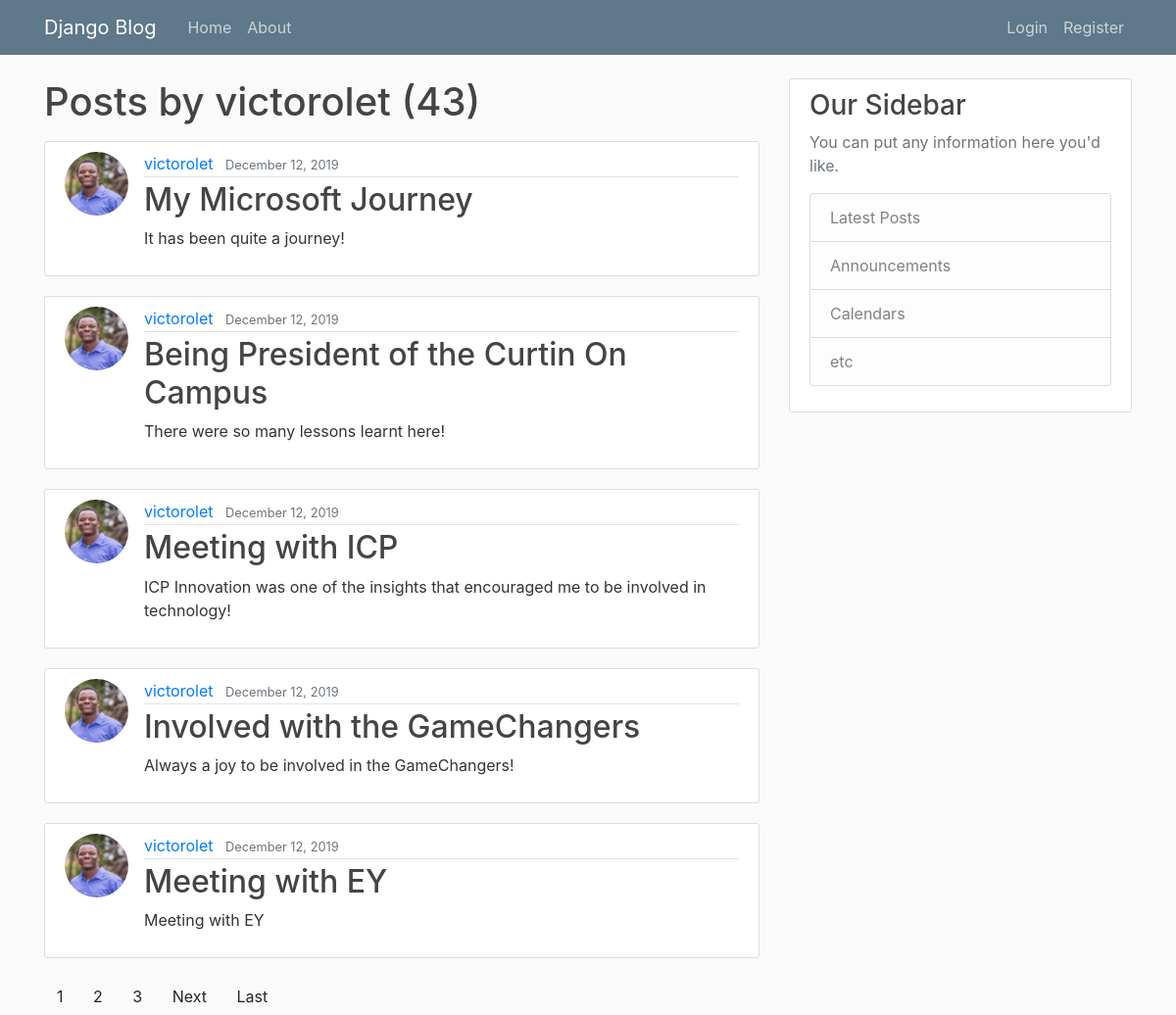
Page /blog/user/victorolet on the committed database.
### blog/models.py (models this page shows, shortened)
class Post(models.Model):
    title = models.CharField(max_length=100)
    content = models.TextField()
    date_posted = models.DateTimeField(default=timezone.now)
    author = models.ForeignKey(User, on_delete=models.CASCADE)
    objects = models.Manager()
    image = models.ImageField(upload_to="post_pics")

### users/models.py (models this page shows, shortened)
class Profile(models.Model):
    user = models.OneToOneField(User, on_delete=models.CASCADE)
    image = models.ImageField(default="default.jpg", upload_to="profile_pics")

### blog/views.py (the view)
# urls.py: path("user/<str:username>", UserPostListView.as_view(),name="user-posts"),
class UserPostListView(ListView):
    model=Post
    template_name ="blog/user_posts.html"  #<app>/<model>_<viewtype>.html
    context_object_name ="posts"
    paginate_by = 5
    def get_queryset(self):
        user=get_object_or_404(User,username=self.kwargs.get("username"))
        return Post.objects.filter(author=user).order_by("-date_posted")

### blog/templates/blog/user_posts.html (shortened to what this page needs)
{% extends "blog/base.html" %}
{% block content %}
<h1 class="mb-3">Posts by {{view.kwargs.username}} ({{ page_obj.paginator.count }})</h1>
{% for post in posts %}
<article class="media content-section">
  <img class="rounded-circle article-img" src="{{post.author.profile.image.url}}" alt="">
  <div class="media-body">
    <div class="article-metadata">
      <a class="mr-2" href="{% url 'user-posts' post.author.username %}">{{ post.author }}</a>
      <small class="text-muted">{{ post.date_posted | date:"F d, Y" }}</small>
    </div>
    <h2><a class="article-title" href="{% url 'post-detail' post.id %}">{{ post.title }}</a></h2>
    <p class="article-content">{{ post.content }}</p>
  </div>
</article>
{% endfor %}
{% if is_paginated %}
{% for num in page_obj.paginator.page_range %}
{% if page_obj.number == num %}
<a class=btn btn-info mb-4 href="?page={{num}}">{{num}}</a>
{% elif num > page_obj.number|add:"-3" and num < page_obj.number|add:"3" %}
<a class=btn btn-outline-info mb-4 href="?page={{num}}">{{num}}</a>
{% endif %}
{% endfor %}
{% if page_obj.has_next %}
<a class=btn btn-outline-info mb-4 href="?page={{page_obj.next_page_number}}">Next</a>
<a class=btn btn-outline-info mb-4 href="?page={{page_obj.paginator.num_pages}}">Last</a>
{% endif %}
{% endif %}
{% endblock content %}

### blog/static/blog/main.css (style rules this page uses)
body { background: #fafafa; color: #333333; margin-top: 5rem; }
h1, h2, h3, h4, h5, h6 { color: #444444; }
.content-section { background: #ffffff; padding: 10px 20px; border: 1px solid #dddddd; border-radius: 3px; margin-bottom: 20px; }
.article-title { color: #444444; }
.article-content { white-space: pre-line; }
.article-img { height: 65px; width: 65px; margin-right: 16px; }
.article-metadata { padding-bottom: 1px; margin-bottom: 4px; border-bottom: 1px solid #e3e3e3 }

### rows in the picture
Post: author.profile.image (picture), author "victorolet", date_posted "December 12, 2019", title "My Microsoft Journey", content "It has been quite a journey!"
Post: author.profile.image (picture), author "victorolet", date_posted "December 12, 2019", title "Being President of the Curtin On Campus", content "There were so many lessons learnt here!"
Post: author.profile.image (picture), author "victorolet", date_posted "December 12, 2019", title "Meeting with ICP", content "ICP Innovation was one of the insights that encouraged me to be involved in technology!"
Post: author.profile.image (picture), author "victorolet", date_posted "December 12, 2019", title "Involved with the GameChangers", content "Always a joy to be involved in the GameChangers!"
Post: author.profile.image (picture), author "victorolet", date_posted "December 12, 2019", title "Meeting with EY", content "Meeting with EY"

### other values in the picture
{{ view.kwargs.username }} "victorolet"
{{ page_obj.paginator.count }} "43"
{{ num }} "1"
{{ num }} "2" "3"
